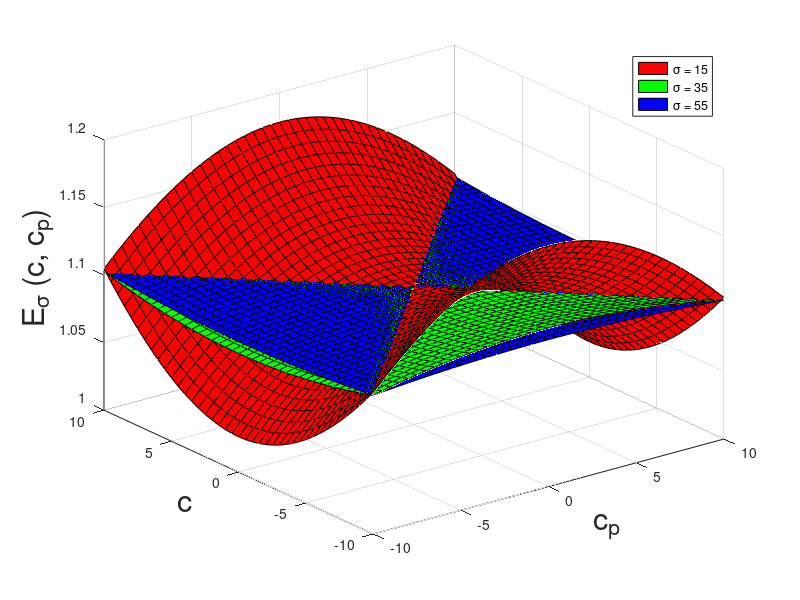

This figure's MATLAB source:
% sigma_range = 5:10:95;
% % crange = -10:0.5:10;
% crange = -10:2:10;
% cprange = -2:2:2;
% 
% E = cell(1,length(sigma_range));
% for i = 1:length(sigma_range)
%     E{i} = zeros(length(crange), length(cprange));
% end
% 
% % parfor k = 1:length(sigma_range)
% for k = 1
%     sigma = sigma_range(k);
%     
%     for i = 1:length(crange)
%         c = crange(i);
%         
%         for j = 1:length(cprange)
%             cp = cprange(j);
%             
%             bound = 5*sigma;
%             f = fun_noisypdf(c, cp, sigma);
%             E{k}(i,j) = integral2(f, -bound, bound, -bound, bound);
%             
%         end
%         if mod(i,10)==0
%             fprintf('i = %d\n', i);
%         end
%     end
%     
% end

% sigma = 100; bound = 500;
% c = 10; cp = 10;
% f = fun_noisypdf(c, cp, sigma);
% E = integral2(f, -bound, bound, -bound, bound)



%%

load('NoisySigmaExpCell.mat', 'E');

c = -10:0.5:10;
cp = -10:0.5:10;
[X, Y] = meshgrid(c, cp);

figure; hold on
colormap([1, 0, 0; 0, 1, 0; 0, 0, 1]);

surf(X, Y, E{2}, ones(41));

surf(X, Y, E{4}, ones(41)+1);

surf(X, Y, E{6}, ones(41)+2);


ylabel('c', 'FontSize', 22);
xlabel('c_p', 'FontSize', 22);
zlabel('E_\sigma (c, c_p)', 'FontSize', 22);
legend('\sigma = 15','\sigma = 35','\sigma = 55')
grid on;
view(3)